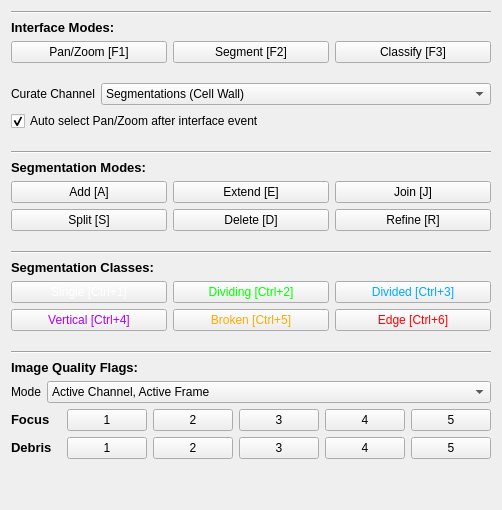
  <widget class="QWidget" name="tab_3">
   <property name="enabled">
    <bool>true</bool>
   </property>
   <attribute name="title">
    <string>Curate</string>
   </attribute>
   <layout class="QVBoxLayout" name="verticalLayout_3">
    <item>
     <widget class="Line" name="line_4">
      <property name="orientation">
       <enum>Qt::Horizontal</enum>
      </property>
     </widget>
    </item>
    <item>
     <widget class="QLabel" name="label_7">
      <property name="font">
       <font>
        <pointsize>10</pointsize>
        <weight>75</weight>
        <bold>true</bold>
       </font>
      </property>
      <property name="text">
       <string>Interface Modes:</string>
      </property>
     </widget>
    </item>
    <item>
     <layout class="QGridLayout" name="gridLayout_3">
      <item row="0" column="0">
       <widget class="QPushButton" name="modify_panzoom">
        <property name="text">
         <string>Pan/Zoom [F1]</string>
        </property>
       </widget>
      </item>
      <item row="0" column="3">
       <widget class="QPushButton" name="modify_classify">
        <property name="text">
         <string>Classify [F3]</string>
        </property>
       </widget>
      </item>
      <item row="0" column="1">
       <widget class="QPushButton" name="modify_segment">
        <property name="text">
         <string>Segment [F2]</string>
        </property>
       </widget>
      </item>
     </layout>
    </item>
    <item>
     <spacer name="verticalSpacer_18">
      <property name="orientation">
       <enum>Qt::Vertical</enum>
      </property>
      <property name="sizeType">
       <enum>QSizePolicy::Minimum</enum>
      </property>
      <property name="sizeHint" stdset="0">
       <size>
        <width>334</width>
        <height>14</height>
       </size>
      </property>
     </spacer>
    </item>
    <item>
     <layout class="QFormLayout" name="formLayout_22">
      <item row="0" column="0">
       <widget class="QLabel" name="label_98">
        <property name="text">
         <string>Curate Channel</string>
        </property>
       </widget>
      </item>
      <item row="0" column="1">
       <widget class="QComboBox" name="modify_channel">
        <item>
         <property name="text">
          <string>Segmentations (Cell Wall)</string>
         </property>
        </item>
        <item>
         <property name="text">
          <string>Nucleoid</string>
         </property>
        </item>
       </widget>
      </item>
     </layout>
    </item>
    <item>
     <widget class="QCheckBox" name="modify_auto_panzoom">
      <property name="text">
       <string>Auto select Pan/Zoom after interface event</string>
      </property>
      <property name="checked">
       <bool>true</bool>
      </property>
     </widget>
    </item>
    <item>
     <spacer name="verticalSpacer_10">
      <property name="orientation">
       <enum>Qt::Vertical</enum>
      </property>
      <property name="sizeType">
       <enum>QSizePolicy::Minimum</enum>
      </property>
      <property name="sizeHint" stdset="0">
       <size>
        <width>334</width>
        <height>14</height>
       </size>
      </property>
     </spacer>
    </item>
    <item>
     <widget class="Line" name="line_18">
      <property name="orientation">
       <enum>Qt::Horizontal</enum>
      </property>
     </widget>
    </item>
    <item>
     <widget class="QLabel" name="label_16">
      <property name="font">
       <font>
        <pointsize>10</pointsize>
        <weight>75</weight>
        <bold>true</bold>
       </font>
      </property>
      <property name="text">
       <string>Segmentation Modes:</string>
      </property>
     </widget>
    </item>
    <item>
     <layout class="QGridLayout" name="gridLayout_4">
      <item row="1" column="2">
       <widget class="QPushButton" name="modify_refine">
        <property name="text">
         <string>Refine [R]</string>
        </property>
       </widget>
      </item>
      <item row="0" column="2">
       <widget class="QPushButton" name="modify_join">
        <property name="text">
         <string>Join [J]</string>
        </property>
       </widget>
      </item>
      <item row="0" column="0">
       <widget class="QPushButton" name="modify_add">
        <property name="text">
         <string>Add [A]</string>
        </property>
       </widget>
      </item>
      <item row="1" column="1">
       <widget class="QPushButton" name="modify_delete">
        <property name="text">
         <string>Delete [D]</string>
        </property>
       </widget>
      </item>
      <item row="1" column="0">
       <widget class="QPushButton" name="modify_split">
        <property name="text">
         <string>Split [S]</string>
        </property>
       </widget>
      </item>
      <item row="0" column="1">
       <widget class="QPushButton" name="modify_extend">
        <property name="text">
         <string>Extend [E]</string>
        </property>
       </widget>
      </item>
     </layout>
    </item>
    <item>
     <spacer name="verticalSpacer_11">
      <property name="orientation">
       <enum>Qt::Vertical</enum>
      </property>
      <property name="sizeType">
       <enum>QSizePolicy::Minimum</enum>
      </property>
      <property name="sizeHint" stdset="0">
       <size>
        <width>334</width>
        <height>14</height>
       </size>
      </property>
     </spacer>
    </item>
    <item>
     <widget class="Line" name="line_19">
      <property name="orientation">
       <enum>Qt::Horizontal</enum>
      </property>
     </widget>
    </item>
    <item>
     <widget class="QLabel" name="label_28">
      <property name="font">
       <font>
        <pointsize>10</pointsize>
        <weight>75</weight>
        <bold>true</bold>
       </font>
      </property>
      <property name="text">
       <string>Segmentation Classes:</string>
      </property>
     </widget>
    </item>
    <item>
     <layout class="QGridLayout" name="gridLayout_5">
      <item row="1" column="2">
       <widget class="QPushButton" name="classify_edge">
        <property name="styleSheet">
         <string notr="true">color: rgb(255, 0, 0);</string>
        </property>
        <property name="text">
         <string>Edge [Ctrl+6]</string>
        </property>
       </widget>
      </item>
      <item row="0" column="2">
       <widget class="QPushButton" name="classify_divided">
        <property name="styleSheet">
         <string notr="true">color: rgb(0, 170, 255);</string>
        </property>
        <property name="text">
         <string>Divided [Ctrl+3]</string>
        </property>
       </widget>
      </item>
      <item row="0" column="1">
       <widget class="QPushButton" name="classify_dividing">
        <property name="styleSheet">
         <string notr="true">
                                        color: rgb(0, 255, 0);
                                    </string>
        </property>
        <property name="text">
         <string>Dividing [Ctrl+2]</string>
        </property>
       </widget>
      </item>
      <item row="1" column="0">
       <widget class="QPushButton" name="classify_vertical">
        <property name="styleSheet">
         <string notr="true">color:rgb(170, 0, 255)</string>
        </property>
        <property name="text">
         <string>Vertical [Ctrl+4]</string>
        </property>
       </widget>
      </item>
      <item row="1" column="1">
       <widget class="QPushButton" name="classify_broken">
        <property name="styleSheet">
         <string notr="true">color: rgb(255, 170, 0);</string>
        </property>
        <property name="text">
         <string>Broken [Ctrl+5]</string>
        </property>
       </widget>
      </item>
      <item row="0" column="0">
       <widget class="QPushButton" name="classify_single">
        <property name="styleSheet">
         <string notr="true">color: rgb(255, 255, 255);</string>
        </property>
        <property name="text">
         <string>Single [Ctrl+1]</string>
        </property>
       </widget>
      </item>
     </layout>
    </item>
    <item>
     <spacer name="verticalSpacer_40">
      <property name="orientation">
       <enum>Qt::Vertical</enum>
      </property>
      <property name="sizeType">
       <enum>QSizePolicy::Minimum</enum>
      </property>
      <property name="sizeHint" stdset="0">
       <size>
        <width>334</width>
        <height>14</height>
       </size>
      </property>
     </spacer>
    </item>
    <item>
     <widget class="Line" name="line_21">
      <property name="orientation">
       <enum>Qt::Horizontal</enum>
      </property>
     </widget>
    </item>
    <item>
     <widget class="QLabel" name="label_14">
      <property name="font">
       <font>
        <pointsize>10</pointsize>
        <weight>75</weight>
        <bold>true</bold>
       </font>
      </property>
      <property name="text">
       <string>Image Quality Flags:</string>
      </property>
     </widget>
    </item>
    <item>
     <layout class="QFormLayout" name="formLayout_17">
      <item row="0" column="0">
       <widget class="QLabel" name="label_18">
        <property name="text">
         <string>Mode</string>
        </property>
       </widget>
      </item>
      <item row="0" column="1">
       <widget class="QComboBox" name="set_quality_mode">
        <item>
         <property name="text">
          <string>Active Channel, Active Frame</string>
         </property>
        </item>
        <item>
         <property name="text">
          <string>All Channels, Active Frame</string>
         </property>
        </item>
        <item>
         <property name="text">
          <string>Active Channel, All Frames</string>
         </property>
        </item>
        <item>
         <property name="text">
          <string>All Channels, All Frames</string>
         </property>
        </item>
       </widget>
      </item>
     </layout>
    </item>
    <item>
     <layout class="QGridLayout" name="gridLayout_21">
      <item row="0" column="0">
       <widget class="QLabel" name="label_34">
        <property name="sizePolicy">
         <sizepolicy hsizetype="Preferred" vsizetype="Maximum">
          <horstretch>0</horstretch>
          <verstretch>0</verstretch>
         </sizepolicy>
        </property>
        <property name="minimumSize">
         <size>
          <width>50</width>
          <height>0</height>
         </size>
        </property>
        <property name="font">
         <font>
          <pointsize>10</pointsize>
          <weight>75</weight>
          <bold>true</bold>
         </font>
        </property>
        <property name="text">
         <string>Focus</string>
        </property>
       </widget>
      </item>
      <item row="0" column="2">
       <widget class="QPushButton" name="set_focus_2">
        <property name="text">
         <string>2</string>
        </property>
       </widget>
      </item>
      <item row="0" column="3">
       <widget class="QPushButton" name="set_focus_3">
        <property name="text">
         <string>3</string>
        </property>
       </widget>
      </item>
      <item row="0" column="1">
       <widget class="QPushButton" name="set_focus_1">
        <property name="text">
         <string>1</string>
        </property>
       </widget>
      </item>
      <item row="0" column="4">
       <widget class="QPushButton" name="set_focus_4">
        <property name="text">
         <string>4</string>
        </property>
       </widget>
      </item>
      <item row="0" column="5">
       <widget class="QPushButton" name="set_focus_5">
        <property name="text">
         <string>5</string>
        </property>
       </widget>
      </item>
     </layout>
    </item>
    <item>
     <layout class="QGridLayout" name="gridLayout_22">
      <item row="0" column="2">
       <widget class="QPushButton" name="set_debris_2">
        <property name="text">
         <string>2</string>
        </property>
       </widget>
      </item>
      <item row="0" column="3">
       <widget class="QPushButton" name="set_debris_3">
        <property name="text">
         <string>3</string>
        </property>
       </widget>
      </item>
      <item row="0" column="0">
       <widget class="QLabel" name="label_39">
        <property name="sizePolicy">
         <sizepolicy hsizetype="Preferred" vsizetype="Maximum">
          <horstretch>0</horstretch>
          <verstretch>0</verstretch>
         </sizepolicy>
        </property>
        <property name="minimumSize">
         <size>
          <width>50</width>
          <height>0</height>
         </size>
        </property>
        <property name="font">
         <font>
          <pointsize>10</pointsize>
          <weight>75</weight>
          <bold>true</bold>
         </font>
        </property>
        <property name="text">
         <string>Debris</string>
        </property>
       </widget>
      </item>
      <item row="0" column="1">
       <widget class="QPushButton" name="set_debris_1">
        <property name="text">
         <string>1</string>
        </property>
       </widget>
      </item>
      <item row="0" column="4">
       <widget class="QPushButton" name="set_debris_4">
        <property name="text">
         <string>4</string>
        </property>
       </widget>
      </item>
      <item row="0" column="5">
       <widget class="QPushButton" name="set_debris_5">
        <property name="text">
         <string>5</string>
        </property>
       </widget>
      </item>
     </layout>
    </item>
    <item>
     <spacer name="verticalSpacer_3">
      <property name="orientation">
       <enum>Qt::Vertical</enum>
      </property>
      <property name="sizeHint" stdset="0">
       <size>
        <width>20</width>
        <height>40</height>
       </size>
      </property>
     </spacer>
    </item>
   </layout>
  </widget>
